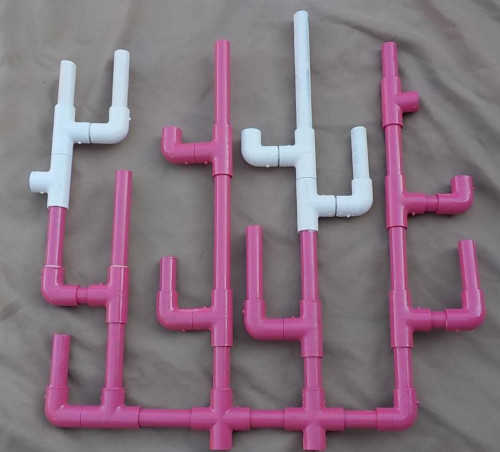
//> input picture images/a.jpg, 500 x 452 px
$ ./main   (built with g++ and OpenCV 4)
//> lines starting //> are read from the running program, lines starting //| are printed output that depends on the picture; after the words box and inside, x2 and y2 are one past the last pixel; in counts of white or black regions, pixels touching at a corner belong together
/**
 * @Author: Nick Steele <nichlock>
 * @Date:   18:41 Sep 13 2020
 * @Last modified by:   Nick Steele
 * @Last modified time: 21:26 Sep 24 2020
 */

#include <iostream>
#include <opencv2/opencv.hpp>

using namespace std;
using namespace cv;

const std::string default_test_image = "/images/a.jpg";

bool loadImage(int, char const *[], Mat &);

Mat image_in;
Mat imageHsv;

std::string window_image = "Image";
std::string window_live = "Living";
std::string window_dead = "Dead";
std::string window_contour_live = "Contours - Live";
std::string window_contour_dead = "Contours - Dead";

bool trackbarsChanged = true; // For OpenCV trackbar usage

int main(int argc, char const *argv[]) {
  // EXIT_FAILURE indicates to the OS that this program failed, which can be
  // useful for when we run a bunch of programs.
  if (!loadImage(argc, argv, image_in)) return EXIT_FAILURE;
//> in loadImage, image is the input picture: 452 rows x 500 cols, CV_8UC3; mean B, G, R 125.9, 113.3, 132.9

  resize(image_in, image_in, Size(500, 500), 0, 0, INTER_AREA);
  cvtColor(image_in, imageHsv, COLOR_BGR2HSV);
//> imageHsv: 500 rows x 500 cols, CV_8UC3; mean H, S, V 137.8, 37.8, 135.1

  int grayscale_type = CV_8UC1;
  int mask_types = grayscale_type; // imageHsv.type();

  Mat live_lut[3];
  Mat dead_lut[3];

  Mat live_mask[3];
  Mat live_mask_final(imageHsv.rows, imageHsv.cols, mask_types);
  Mat dead_mask[3];
  Mat dead_mask_final(imageHsv.rows, imageHsv.cols, mask_types);

  // Initialize image matrices
  for (int i = 0; i < 3; i++) {
    live_lut[i] = Mat(1, 256, grayscale_type);
    dead_lut[i] = Mat(1, 256, grayscale_type);
    live_mask[i] = Mat(imageHsv.rows, imageHsv.cols, mask_types);
    dead_mask[i] = Mat(imageHsv.rows, imageHsv.cols, mask_types);
  }

  Mat imgChannels[3];
  split(imageHsv, imgChannels);
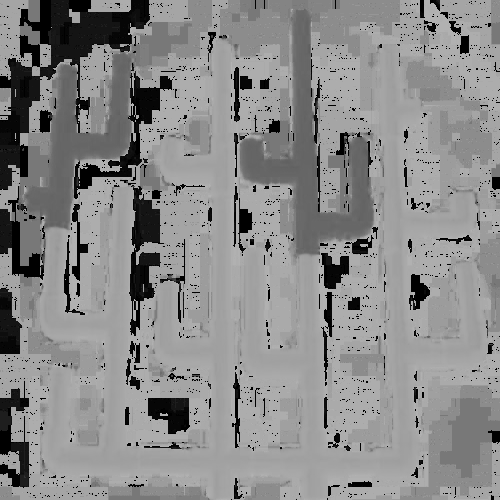
//> imgChannels[0]: 500 rows x 500 cols, CV_8UC1; min 0, max 179, mean 137.8
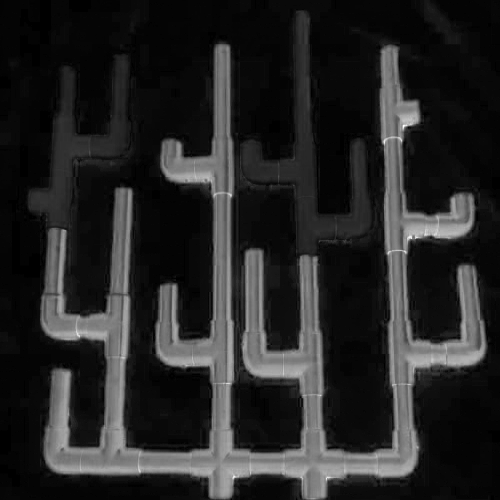
//> imgChannels[1]: 500 rows x 500 cols, CV_8UC1; min 0, max 255, mean 37.8
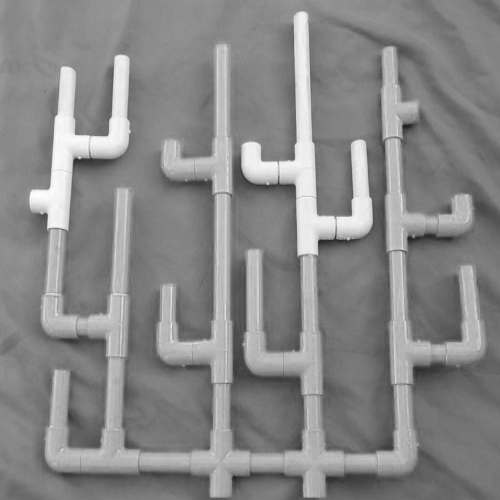
//> imgChannels[2]: 500 rows x 500 cols, CV_8UC1; min 31, max 255, mean 135.1

// Live LUTs
  for (int ch = 0; ch < 3; ch++) {
    for (int color = 0; color < 256; color++) {
      switch (ch) {
      case 0: // HUE
        if (abs(color - 150) < 50) live_lut[ch].at <uchar> (0, color) = 255;
        else live_lut[ch].at <uchar> (0, color) = 0;
        break;
      case 1: // SAT
        if (color > 100) live_lut[ch].at <uchar> (0, color) = 255;
        else live_lut[ch].at <uchar> (0, color) = 0;
        break;
      case 2: // VAL
        live_lut[ch].at <uchar> (0, color) = 255;
        break;
      default:
        assert(ch < 3);
        break; // No other cases needed, only color
      } // switch
    }
  }

// Dead LUTs
  for (int ch = 0; ch < 3; ch++) {
    for (int color = 0; color < 256; color++) {
      switch (ch) {
      case 0: // HUE
        dead_lut[ch].at <uchar> (0, color) = 255;
        break;
      case 1: // SAT
        // Dead 1
        if (color < 50) dead_lut[ch].at <uchar> (0, color) = 255;
        else dead_lut[ch].at <uchar> (0, color) = 0;
        break;
      case 2: // VAL
        // Dead 2
        if (color > 200) dead_lut[ch].at <uchar> (0, color) = 255;
        else dead_lut[ch].at <uchar> (0, color) = 0;
        break;
      default:
        assert(ch < 3);
        break; // No other cases needed, only color
      } // switch
    }
  }

  // Run all three channel-specific LUTs on the input image channels.
  // Creates live and dead masks
  for (int i = 0; i < 3; i++) {
    LUT(imgChannels[i], live_lut[i], live_mask[i]);
    LUT(imgChannels[i], dead_lut[i], dead_mask[i]);
  }
  // Binary AND for the binary masks of each channel to block out noise from that channel
  dead_mask_final = dead_mask[0] & dead_mask[1] & dead_mask[2];
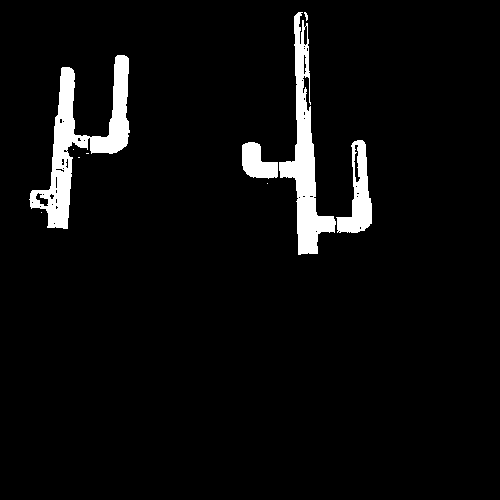
//> dead_mask_final: 500 rows x 500 cols, CV_8UC1; 4.8% white; 10 white regions (5 under 20 px), largest, box (x1, y1, x2, y2) and area: (29, 55, 130, 229) 5121, (279, 12, 336, 255) 4252, (336, 140, 372, 233) 1589, (242, 142, 278, 179) 885, (304, 12, 308, 21) 20
  live_mask_final = live_mask[0] & live_mask[1] & live_mask[2];
//> live_mask_final: 500 rows x 500 cols, CV_8UC1; 18.8% white; 9 white regions (6 under 20 px), largest, box (x1, y1, x2, y2) and area: (42, 45, 486, 500) 45304, (111, 189, 132, 294) 1259, (49, 229, 57, 293) 301

  double threshold1 = 100.0;
  double threshold2 = 200.0;
  int apertureSize = 3;
  bool L2gradient = false;
  Mat dead_edges, live_edges;
  Canny(dead_mask_final,
        dead_edges,
        threshold1,
        threshold2,
        apertureSize,
        L2gradient);
//> dead_edges: 500 rows x 500 cols, CV_8UC1; 0.87% white in thin lines or dots, all inside (x1, y1, x2, y2) = (29, 11, 372, 255)
  Canny(live_mask_final,
        live_edges,
        threshold1,
        threshold2,
        apertureSize,
        L2gradient);
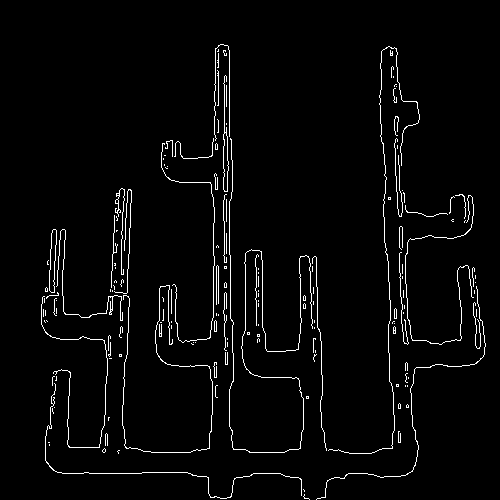
//> live_edges: 500 rows x 500 cols, CV_8UC1; 3% white in thin lines or dots, all inside (x1, y1, x2, y2) = (41, 44, 486, 500)

  vector <vector <Point> > dead_contours, live_contours;
  int mode = CV_RETR_TREE;
  int method = CV_CHAIN_APPROX_TC89_KCOS;
  findContours(dead_edges,
               dead_contours,
               mode,
               method);
//> dead_contours = 89 contours, 82 with area under 20; largest, box (x1, y1, x2, y2) and area: (241, 11, 305, 179) 918, (241, 141, 278, 179) 882, (35, 193, 48, 206) 79, (35, 193, 48, 206) 71, (305, 43, 310, 89) 26, (29, 54, 130, 209) 24, (336, 139, 372, 233) 21
  findContours(live_edges,
               live_contours,
               mode,
               method);
//> live_contours = 189 contours, 180 with area under 20; largest, box (x1, y1, x2, y2) and area: (49, 229, 57, 293) 284, (49, 229, 57, 293) 280, (223, 75, 229, 192) 272, (223, 132, 229, 192) 198, (56, 229, 123, 321) 42

  RNG rng(12345); // any random number
  Mat dead_result(dead_edges.size(), CV_8UC3, Scalar(0));
  Mat live_result(live_edges.size(), CV_8UC3, Scalar(0));
  int thickness = 2;
  for (int i = 0; i < live_contours.size(); i++) {
    Scalar color = Scalar(rng.uniform(0, 255),
                          rng.uniform(0, 255),
                          rng.uniform(0, 255));
    drawContours(live_result,
                 live_contours,
                 i,
                 color,
                 thickness);
  }
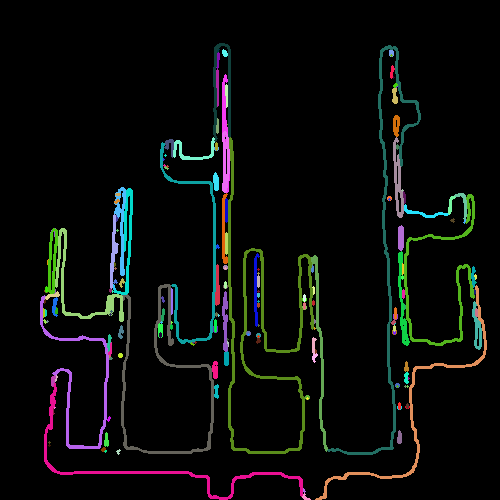
//> live_result: 500 rows x 500 cols, CV_8UC3; mean B, G, R 10.4, 11.9, 10.1
  for (int i = 0; i < dead_contours.size(); i++) {
    Scalar color = Scalar(rng.uniform(0, 255),
                          rng.uniform(0, 255),
                          rng.uniform(0, 255));
    drawContours(dead_result,
                 dead_contours,
                 i,
                 color,
                 thickness);
  }
//> this loop made 89 passes
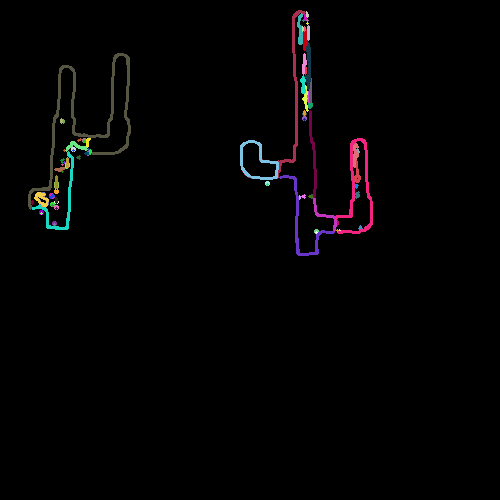
//> dead_result: 500 rows x 500 cols, CV_8UC3; mean B, G, R 3.1, 2.6, 3.3

  // trackbarSetup();

  while (true) {
    waitKey(1);
    // Wait for trackbar changes, only update when they are changed.
    // Trackbars are an openCV feature which can change a variable value while
    // the program is running. They are also a little sketchy, so make sure that
    // the only code they have is to update a value and set trackbarsChanged = true,
    // Or the program will begin to lag.
    if (!trackbarsChanged) { continue;}
    trackbarsChanged = false;

    // Show results
    imshow(window_image, image_in);
    imshow(window_live, live_mask_final);
    imshow(window_dead, dead_mask_final);
    imshow("living canny edges", live_edges);
    imshow("dead canny edges", dead_edges);
    imshow(window_contour_live, live_result);
    imshow(window_contour_dead, dead_result);

    waitKey(1); // MUST BE HERE for images to actually show.
  }

  return EXIT_SUCCESS;
} // main

/** Automatically loads OpenCV image given as command-line argument, or load
 * default_test_image if none provided.
 *
 * @param image The image to be filled
 * @return false if the image was not loaded
 */
bool loadImage(int argc, char const *argv[], Mat &image) {
  if (argc > 1) {
    cout << "Loading image: " << argv[1] << "\n";
    image = imread(argv[1]);
  } else {
    cout << "No image argument given. Loading default image " <<
      default_test_image << "\n";
    image = imread(default_test_image);
  }
  if (image_in.empty()) {
    cout << "Empty input image!\n";
    return false;
  }
  return true;
} // loadImage
